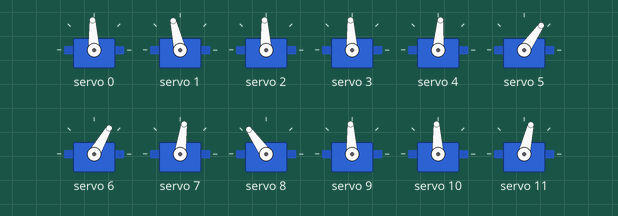
Bench run of a sketch on a simulated Arduino Uno, built with avr-gcc and run on an emulated ATmega328P. On the bench: 12 × servo.

Above: at 0.35 s.
At 1.05 s:
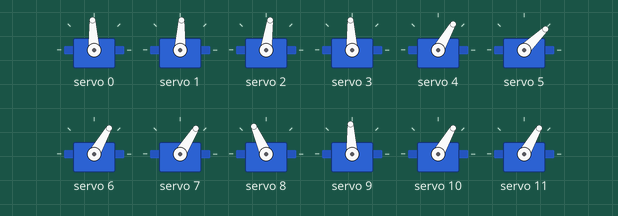
At 1.8 s:
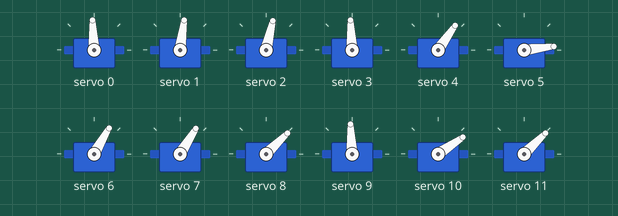
Timing chart, 0 to 3.8 s (numbered marks = the images above):
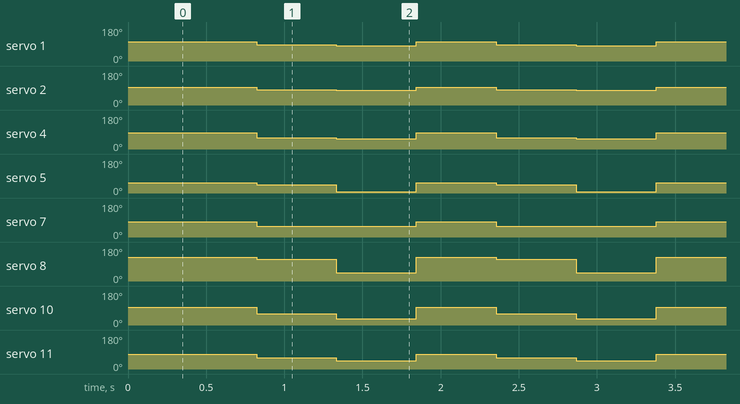

Measured:
- by itself, servo 1: repeats every 1.5 s: 82° 0.51 s, 103° 0.51 s, 87° 0.51 s
- by itself, servo 2: repeats every 1.5 s: 77° 0.51 s, 93° 0.51 s, 82° 0.51 s
- by itself, servo 4: repeats every 1.5 s: 55° 0.51 s, 85° 0.51 s, 60° 0.51 s
- by itself, servo 5: repeats every 1.5 s: 7° 0.51 s, 55° 0.51 s, 44° 0.51 s
- by itself, servo 7: alternates 82° for 0.51 s and 58° for 1.0 s
- by itself, servo 8: repeats every 1.5 s: 44° 0.51 s, 125° 0.51 s, 114° 0.51 s
- by itself, servo 10: repeats every 1.5 s: 34° 0.51 s, 93° 0.51 s, 60° 0.51 s
- by itself, servo 11: repeats every 1.5 s: 44° 0.51 s, 77° 0.51 s, 60° 0.51 s

The sketch:

Multi_Servo.ino
```cpp
/*
     Q0470
     AUTOR:   BrincandoComIdeias
     LINK:    https://www.youtube.com/brincandocomideias ; https://cursodearduino.net/
     COMPRE:  https://www.arducore.com.br/
     SKETCH:  PWM I2C
     DATA:    04/06/2019
*/

// INCLUSÃO DE BIBLIOTECAS
#include <Wire.h>
#include <Adafruit_PWMServoDriver.h>

// INSTANCIANDO OBJETOS
Adafruit_PWMServoDriver pwm = Adafruit_PWMServoDriver();

// DECLARAÇÃO DE FUNÇÕES
void writeServos(int posicao, int tempo);
void beginServos();

void setup() {
  beginServos(); // INICIA OS SERVOS
  delay(300);
}

void transicaoSuave(int posicaoInicial[], int posicaoFinal[], int duracao) {
  // Número de passos para a transição
  int passos = 100;

  // Loop para alterar suavemente os valores dos servos
  for (int i = 0; i <= passos; i++) {
    for (int j = 0; j < 15; j++) {
      int anguloAtual = posicaoInicial[j] + (posicaoFinal[j] - posicaoInicial[j]) * i / passos;
      writeServos(j, anguloAtual);
    }
    delay(duracao / passos); // Ajuste a duração total da transição aqui
  }
}

void loop() {


//Position 1
    //Indicador
    writeServos(0, 90);
    writeServos(1, 110);
    writeServos(2, 90);


    //Médio
    writeServos(3, 90);
    writeServos(4, 75);
    writeServos(5, 20);

    //ANELAR
    writeServos(6, 30);
    writeServos(7, 70);
    writeServos(8, 150);

    //MINDINHO
    writeServos(9, 90);
    writeServos(10, 90);
    writeServos(11, 60);


    //POLEGAR
    writeServos(12, 60);
    writeServos(13, 110);
    writeServos(14, 150);
    delay(500);

//Position 2

    //Indicador
    writeServos(0, 90);
    writeServos(1, 80);
    writeServos(2, 70);

    //Médio
    writeServos(3, 90);
    writeServos(4, 30);
    writeServos(5, 0);

    //ANELAR
    writeServos(7, 25);
    writeServos(8, 130);

    //MINDINHO
    writeServos(10, 30);
    writeServos(11, 30);

    //POLEGAR
    writeServos(12, 85);
    writeServos(13, 110);
    writeServos(14, 60);

    delay(500);

//Position 3

    //Indicador
    writeServos(0, 90);
    writeServos(1, 70);
    writeServos(2, 60);

    //Médio
    writeServos(3, 90);
    writeServos(4, 20);
    writeServos(5, -70);

    //ANELAR
    writeServos(7, 25);
    writeServos(8, 0);

    //MINDINHO
    writeServos(10, -20);
    writeServos(11, 0);

    //POLEGAR
    writeServos(12, 100);
    writeServos(13, 110);
    writeServos(14, 130);
    delay(500);


}

// IMPLEMENTO DE FUNÇÕES
void writeServos(int nServo, int posicao) {
#define SERVOMIN  205 // VALOR PARA UM PULSO MAIOR QUE 1 mS
#define SERVOMAX  409 // VALOR PARA UM PULSO MENOR QUE 2 mS

  int pos = map ( posicao , 0 , 180 , SERVOMIN, SERVOMAX);
  pwm.setPWM(nServo , 0, pos);
}

void beginServos() {

#define Frequencia 50 // VALOR DA FREQUENCIA DO SERVO

  pwm.begin(); // INICIA O OBJETO PWM
  pwm.setPWMFreq(Frequencia); // DEFINE A FREQUENCIA DE TRABALHO DO SERVO
}
```
